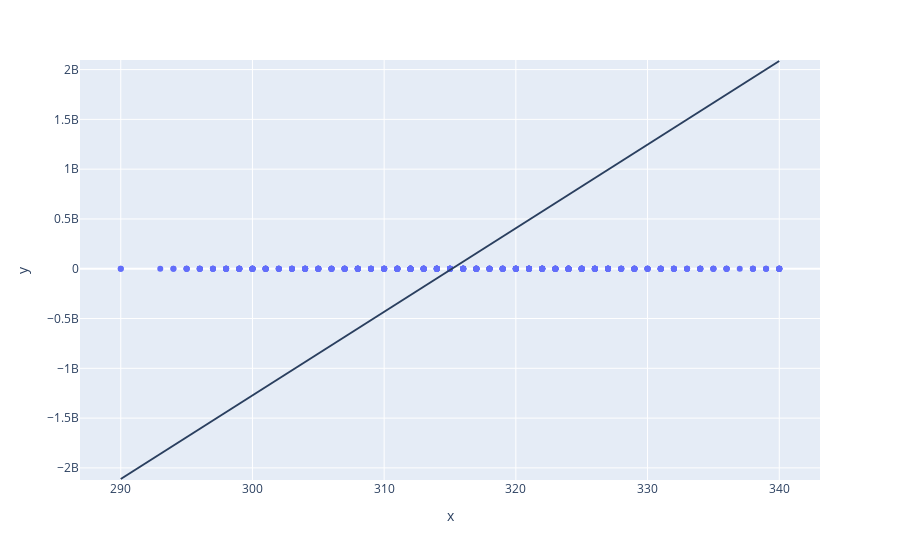

Notebook source saved alongside this figure:
### Code cell
import numpy as np
Chance_Of_Admit=df["Chance of Admit "].tolist()
GRE_Score_array=np.array(GRE_Score)
Chance_Of_Admit_array=np.array(Chance_Of_Admit)
m, c=np.polyfit(GRE_Score_array, Chance_Of_Admit_array, 1)
y=[]
for m in GRE_Score_array:
    y_value=m*x+c
    y.append(y_value)
fig=px.scatter(x=GRE_Score_array, y=Chance_Of_Admit_array)
fig.update_layout(shapes=[
    dict(
    type="line",
    y0=min(y),y1=max(y),
    x0=min(GRE_Score_array), x1=max(GRE_Score_array)
    )
])
fig.show()

### Figure 1 — Plotly figure (JSON) as saved in the notebook; plotly's stock layout.template omitted (floating-point values rounded to 4 significant figures; data arrays with more than 128 entries replaced by an {"elided": "..."} marker saying what was removed)
{"data": [{"hovertemplate": "x=%{x}<br>y=%{y}<extra></extra>", "legendgroup": "", "marker": {"color": "#636efa", "symbol": "circle"}, "mode": "markers", "name": "", "orientation": "v", "showlegend": false, "type": "scatter", "x": {"elided": "400 int values"}, "xaxis": "x", "y": {"elided": "400 float values"}, "yaxis": "y"}], "layout": {"legend": {"tracegroupgap": 0}, "margin": {"t": 60}, "shapes": [{"type": "line", "x0": 290, "x1": 340, "y0": -2111000000.0, "y1": 2086000000.0}], "xaxis": {"anchor": "y", "domain": [0, 1], "title": {"text": "x"}}, "yaxis": {"anchor": "x", "domain": [0, 1], "title": {"text": "y"}}}}
